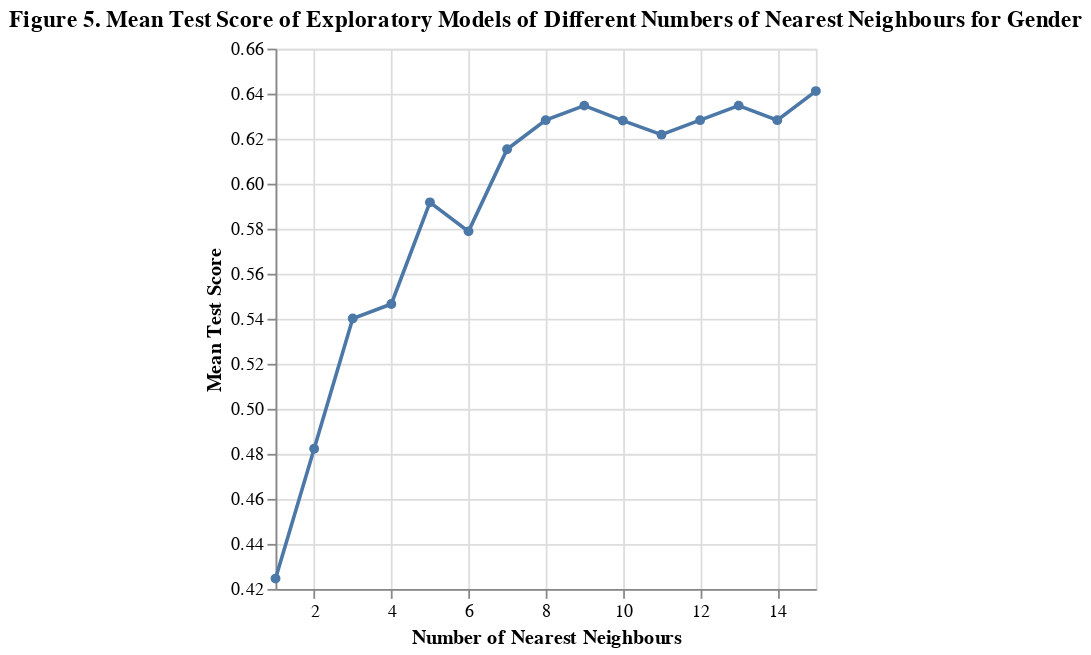
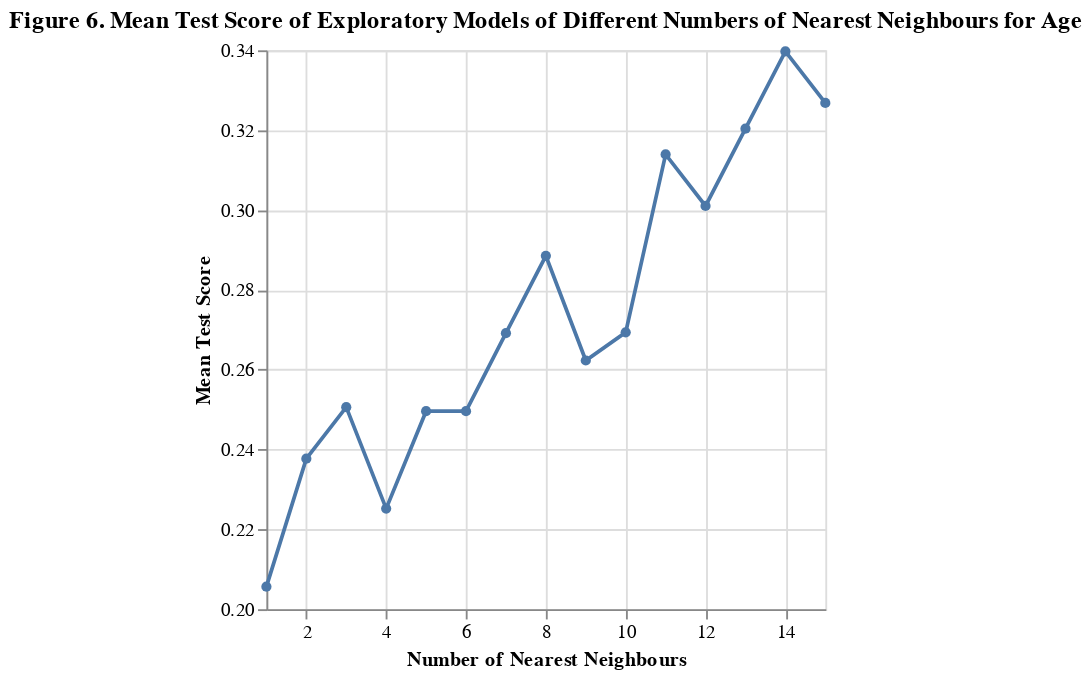
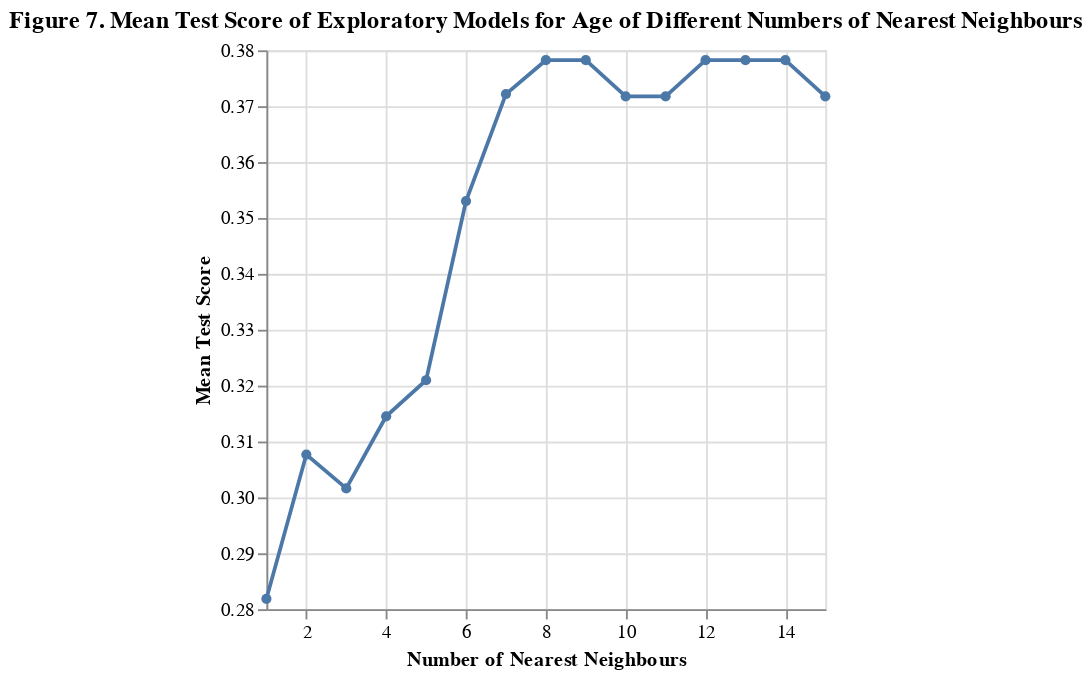

Notebook code cell kept with these figures, in order:
### Markdown cell above
We then split the dataset into training and testing subsets with a test size of 0.2. The training data is used to train the models, and the testing data helps evaluate their performance.
Using the split data, a cross-validation of the model with a different number of nearest neighbours is performed for each variable and a cross-validation plot is created to allow for the optimal number of nearest neighbours to be identified for each attribute. Nearest neighbours from 1 to 15 are tested.

### Code cell
#Splitting the data
X_train, X_test, y_train, y_test = train_test_split(X_scaled, y, test_size=0.2, random_state=1234)

#Creating a dataset with only gender to use for the cross-validation
y_train_gender = y_train[["gender"]]

#Creating the cross-validation model
knn_spec = KNeighborsClassifier()
param_grid = {"n_neighbors": range(1, 16, 1),}
knn_tune_grid = GridSearchCV(knn_spec, param_grid, return_train_score = True, n_jobs = -1, cv = 5, scoring='accuracy',)
knn_train_grid_gender = knn_tune_grid.fit(X_train, y_train_gender)
observer=True
accuracies_grid_gender = pd.DataFrame(knn_train_grid_gender.cv_results_)

#Plotting the mean test score against the number of nearest neighbours for gender
cross_val_plot_gender = alt.Chart(accuracies_grid_gender).mark_line(point=True).encode(x=alt.X('param_n_neighbors').title('Number of Nearest Neighbours').scale(zero=False),y=alt.Y('mean_test_score').title('Mean Test Score').scale(zero=False)).properties(
    title = 'Figure 5. Mean Test Score of Exploratory Models of Different Numbers of Nearest Neighbours for Gender')

#Creating a dataset with only experience to use for the cross-validation
y_train_experience = y_train[["experience"]]

#Creating the cross-validation model
knn_train_grid_experience = knn_tune_grid.fit(X_train, y_train_experience)
accuracies_grid_experience = pd.DataFrame(knn_train_grid_experience.cv_results_)

#Plotting the mean test score against the number of nearest neighbours for gender
cross_val_plot_experience = alt.Chart(accuracies_grid_experience).mark_line(point=True).encode(x=alt.X('param_n_neighbors').title('Number of Nearest Neighbours').scale(zero=False),y=alt.Y('mean_test_score').title('Mean Test Score').scale(zero=False)).properties(
    title = 'Figure 6. Mean Test Score of Exploratory Models of Different Numbers of Nearest Neighbours for Age')


#Creating a dataset with only age to use for the cross-validation
y_train_age = y_train[["age"]]

#Creating the cross-validation model
knn_train_grid_age = knn_tune_grid.fit(X_train, y_train_age)
accuracies_grid_age = pd.DataFrame(knn_train_grid_age.cv_results_)

#Plotting the mean test score against the number of nearest neighbours for gender
cross_val_plot_age = alt.Chart(accuracies_grid_age).mark_line(point=True).encode(x=alt.X('param_n_neighbors').title('Number of Nearest Neighbours').scale(zero=False),y=alt.Y('mean_test_score').title('Mean Test Score').scale(zero=False)).properties(
    title = 'Figure 7. Mean Test Score of Exploratory Models for Age of Different Numbers of Nearest Neighbours')



display(cross_val_plot_gender)
display(cross_val_plot_experience)
display(cross_val_plot_age)

### Figure 1 — Vega-Lite specification as saved in the notebook (floating-point values rounded to 4 significant figures)
{"config": {"view": {"continuousWidth": 300, "continuousHeight": 300}}, "data": {"name": "data-4a300b2d83263dc081478bd0963eea7d"}, "mark": {"type": "line", "point": true}, "encoding": {"x": {"field": "param_n_neighbors", "scale": {"zero": false}, "title": "Number of Nearest Neighbours", "type": "quantitative"}, "y": {"field": "mean_test_score", "scale": {"zero": false}, "title": "Mean Test Score", "type": "quantitative"}}, "title": "Figure 5. Mean Test Score of Exploratory Models of Different Numbers of Nearest Neighbours for Gender", "$schema": "https://vega.github.io/schema/vega-lite/v5.20.1.json", "datasets": {"data-4a300b2d83263dc081478bd0963eea7d": [{"mean_fit_time": 0.001241, "std_fit_time": 8.833e-05, "mean_score_time": 0.004009, "std_score_time": 0.0001931, "param_n_neighbors": 1, "params": {"n_neighbors": 1}, "split0_test_score": 0.1875, "split1_test_score": 0.6129, "split2_test_score": 0.2258, "split3_test_score": 0.5484, "split4_test_score": 0.5484, "mean_test_score": 0.4246, "std_test_score": 0.1799, "rank_test_score": 15, "split0_train_score": 0.5161, "split1_train_score": 0.688, "split2_train_score": 0.328, "split3_train_score": 0.712, "split4_train_score": 0.584, "mean_train_score": 0.5656, "std_train_score": 0.1383}, {"mean_fit_time": 0.001182, "std_fit_time": 1.742e-05, "mean_score_time": 0.00396, "std_score_time": 0.0001076, "param_n_neighbors": 2, "params": {"n_neighbors": 2}, "split0_test_score": 0.25, "split1_test_score": 0.6774, "split2_test_score": 0.4516, "split3_test_score": 0.5484, "split4_test_score": 0.4839, "mean_test_score": 0.4823, "std_test_score": 0.1395, "rank_test_score": 14, "split0_train_score": 0.5242, "split1_train_score": 0.64, "split2_train_score": 0.552, "split3_train_score": 0.664, "split4_train_score": 0.52, "mean_train_score": 0.58, "std_train_score": 0.06026}, {"mean_fit_time": 0.001217, "std_fit_time": 7.799e-05, "mean_score_time": 0.004194, "std_score_time": 0.0004112, "param_n_neighbors": 3, "params": {"n_neighbors": 3}, "split0_test_score": 0.2812, "split1_test_score": 0.7097, "split2_test_score": 0.5484, "split3_test_score": 0.6129, "split4_test_score": 0.5484, "mean_test_score": 0.5401, "std_test_score": 0.1423, "rank_test_score": 13, "split0_train_score": 0.5, "split1_train_score": 0.68, "split2_train_score": 0.576, "split3_train_score": 0.68, "split4_train_score": 0.544, "mean_train_score": 0.596, "std_train_score": 0.07271}, {"mean_fit_time": 0.001168, "std_fit_time": 1.721e-05, "mean_score_time": 0.004063, "std_score_time": 0.0003556, "param_n_neighbors": 4, "params": {"n_neighbors": 4}, "split0_test_score": 0.2812, "split1_test_score": 0.6774, "split2_test_score": 0.5806, "split3_test_score": 0.5484, "split4_test_score": 0.6452, "mean_test_score": 0.5466, "std_test_score": 0.1403, "rank_test_score": 12, "split0_train_score": 0.5242, "split1_train_score": 0.68, "split2_train_score": 0.688, "split3_train_score": 0.688, "split4_train_score": 0.68, "mean_train_score": 0.652, "std_train_score": 0.06402}, {"mean_fit_time": 0.001168, "std_fit_time": 2.693e-05, "mean_score_time": 0.003847, "std_score_time": 2.785e-05, "param_n_neighbors": 5, "params": {"n_neighbors": 5}, "split0_test_score": 0.2812, "split1_test_score": 0.6774, "split2_test_score": 0.6452, "split3_test_score": 0.6774, "split4_test_score": 0.6774, "mean_test_score": 0.5917, "std_test_score": 0.1557, "rank_test_score": 10, "split0_train_score": 0.4919, "split1_train_score": 0.688, "split2_train_score": 0.68, "split3_train_score": 0.688, "split4_train_score": 0.672, "mean_train_score": 0.644, "std_train_score": 0.07626}, {"mean_fit_time": 0.001174, "std_fit_time": 5.024e-05, "mean_score_time": 0.004656, "std_score_time": 0.001621, "param_n_neighbors": 6, "params": {"n_neighbors": 6}, "split0_test_score": 0.2812, "split1_test_score": 0.6774, "split2_test_score": 0.6452, "split3_test_score": 0.6129, "split4_test_score": 0.6774, "mean_test_score": 0.5788, "std_test_score": 0.1507, "rank_test_score": 11, "split0_train_score": 0.5161, "split1_train_score": 0.688, "split2_train_score": 0.672, "split3_train_score": 0.68, "split4_train_score": 0.672, "mean_train_score": 0.6456, "std_train_score": 0.06502}, {"mean_fit_time": 0.001145, "std_fit_time": 8.63e-06, "mean_score_time": 0.004105, "std_score_time": 0.0004662, "param_n_neighbors": 7, "params": {"n_neighbors": 7}, "split0_test_score": 0.625, "split1_test_score": 0.6129, "split2_test_score": 0.5484, "split3_test_score": 0.6129, "split4_test_score": 0.6774, "mean_test_score": 0.6153, "std_test_score": 0.04109, "rank_test_score": 9, "split0_train_score": 0.6855, "split1_train_score": 0.64, "split2_train_score": 0.68, "split3_train_score": 0.664, "split4_train_score": 0.664, "mean_train_score": 0.6667, "std_train_score": 0.01586}, {"mean_fit_time": 0.001126, "std_fit_time": 6.803e-06, "mean_score_time": 0.003804, "std_score_time": 8.009e-05, "param_n_neighbors": 8, "params": {"n_neighbors": 8}, "split0_test_score": 0.625, "split1_test_score": 0.6129, "split2_test_score": 0.6452, "split3_test_score": 0.6129, "split4_test_score": 0.6452, "mean_test_score": 0.6282, "std_test_score": 0.01452, "rank_test_score": 4, "split0_train_score": 0.6855, "split1_train_score": 0.64, "split2_train_score": 0.672, "split3_train_score": 0.656, "split4_train_score": 0.656, "mean_train_score": 0.6619, "std_train_score": 0.01554}, {"mean_fit_time": 0.001117, "std_fit_time": 8.57e-06, "mean_score_time": 0.003756, "std_score_time": 1.04e-05, "param_n_neighbors": 9, "params": {"n_neighbors": 9}, "split0_test_score": 0.625, "split1_test_score": 0.6452, "split2_test_score": 0.6452, "split3_test_score": 0.6129, "split4_test_score": 0.6452, "mean_test_score": 0.6347, "std_test_score": 0.0134, "rank_test_score": 2, "split0_train_score": 0.6774, "split1_train_score": 0.648, "split2_train_score": 0.648, "split3_train_score": 0.64, "split4_train_score": 0.656, "mean_train_score": 0.6539, "std_train_score": 0.01281}, {"mean_fit_time": 0.001118, "std_fit_time": 2.097e-06, "mean_score_time": 0.003779, "std_score_time": 6.642e-05, "param_n_neighbors": 10, "params": {"n_neighbors": 10}, "split0_test_score": 0.6562, "split1_test_score": 0.6452, "split2_test_score": 0.5806, "split3_test_score": 0.6129, "split4_test_score": 0.6452, "mean_test_score": 0.628, "std_test_score": 0.02778, "rank_test_score": 7, "split0_train_score": 0.6452, "split1_train_score": 0.664, "split2_train_score": 0.664, "split3_train_score": 0.64, "split4_train_score": 0.648, "mean_train_score": 0.6522, "std_train_score": 0.009945}, {"mean_fit_time": 0.001118, "std_fit_time": 1.011e-05, "mean_score_time": 0.003742, "std_score_time": 2.003e-05, "param_n_neighbors": 11, "params": {"n_neighbors": 11}, "split0_test_score": 0.625, "split1_test_score": 0.6452, "split2_test_score": 0.6129, "split3_test_score": 0.6129, "split4_test_score": 0.6129, "mean_test_score": 0.6218, "std_test_score": 0.0126, "rank_test_score": 8, "split0_train_score": 0.6532, "split1_train_score": 0.664, "split2_train_score": 0.64, "split3_train_score": 0.64, "split4_train_score": 0.648, "mean_train_score": 0.649, "std_train_score": 0.009009}, {"mean_fit_time": 0.001117, "std_fit_time": 2.863e-06, "mean_score_time": 0.003766, "std_score_time": 8.473e-06, "param_n_neighbors": 12, "params": {"n_neighbors": 12}, "split0_test_score": 0.625, "split1_test_score": 0.6452, "split2_test_score": 0.6129, "split3_test_score": 0.6129, "split4_test_score": 0.6452, "mean_test_score": 0.6282, "std_test_score": 0.01452, "rank_test_score": 4, "split0_train_score": 0.6532, "split1_train_score": 0.648, "split2_train_score": 0.648, "split3_train_score": 0.64, "split4_train_score": 0.648, "mean_train_score": 0.6474, "std_train_score": 0.004237}, {"mean_fit_time": 0.001114, "std_fit_time": 5.014e-06, "mean_score_time": 0.003739, "std_score_time": 1.967e-05, "param_n_neighbors": 13, "params": {"n_neighbors": 13}, "split0_test_score": 0.625, "split1_test_score": 0.6452, "split2_test_score": 0.6129, "split3_test_score": 0.6774, "split4_test_score": 0.6129, "mean_test_score": 0.6347, "std_test_score": 0.02441, "rank_test_score": 2, "split0_train_score": 0.6532, "split1_train_score": 0.648, "split2_train_score": 0.64, "split3_train_score": 0.624, "split4_train_score": 0.64, "mean_train_score": 0.641, "std_train_score": 0.009894}, {"mean_fit_time": 0.001113, "std_fit_time": 5.788e-06, "mean_score_time": 0.003903, "std_score_time": 0.0002646, "param_n_neighbors": 14, "params": {"n_neighbors": 14}, "split0_test_score": 0.625, "split1_test_score": 0.6452, "split2_test_score": 0.6452, "split3_test_score": 0.6129, "split4_test_score": 0.6129, "mean_test_score": 0.6282, "std_test_score": 0.01452, "rank_test_score": 4, "split0_train_score": 0.6532, "split1_train_score": 0.648, "split2_train_score": 0.648, "split3_train_score": 0.616, "split4_train_score": 0.632, "mean_train_score": 0.6394, "std_train_score": 0.01372}, {"mean_fit_time": 0.001128, "std_fit_time": 6.826e-06, "mean_score_time": 0.003992, "std_score_time": 0.0004891, "param_n_neighbors": 15, "params": {"n_neighbors": 15}, "split0_test_score": 0.625, "split1_test_score": 0.6452, "split2_test_score": 0.6452, "split3_test_score": 0.6774, "split4_test_score": 0.6129, "mean_test_score": 0.6411, "std_test_score": 0.02194, "rank_test_score": 1, "split0_train_score": 0.6532, "split1_train_score": 0.648, "split2_train_score": 0.648, "split3_train_score": 0.624, "split4_train_score": 0.64, "mean_train_score": 0.6426, "std_train_score": 0.01024}]}}

### Figure 2 — Vega-Lite specification as saved in the notebook (floating-point values rounded to 4 significant figures)
{"config": {"view": {"continuousWidth": 300, "continuousHeight": 300}}, "data": {"name": "data-bd4019340d35bdab6eff0a42d476dae0"}, "mark": {"type": "line", "point": true}, "encoding": {"x": {"field": "param_n_neighbors", "scale": {"zero": false}, "title": "Number of Nearest Neighbours", "type": "quantitative"}, "y": {"field": "mean_test_score", "scale": {"zero": false}, "title": "Mean Test Score", "type": "quantitative"}}, "title": "Figure 6. Mean Test Score of Exploratory Models of Different Numbers of Nearest Neighbours for Age", "$schema": "https://vega.github.io/schema/vega-lite/v5.20.1.json", "datasets": {"data-bd4019340d35bdab6eff0a42d476dae0": [{"mean_fit_time": 0.001125, "std_fit_time": 7.487e-06, "mean_score_time": 0.003737, "std_score_time": 3.642e-05, "param_n_neighbors": 1, "params": {"n_neighbors": 1}, "split0_test_score": 0.125, "split1_test_score": 0.1935, "split2_test_score": 0.1935, "split3_test_score": 0.1935, "split4_test_score": 0.3226, "mean_test_score": 0.2056, "std_test_score": 0.06421, "rank_test_score": 15, "split0_train_score": 0.4194, "split1_train_score": 0.352, "split2_train_score": 0.448, "split3_train_score": 0.472, "split4_train_score": 0.44, "mean_train_score": 0.4263, "std_train_score": 0.04078}, {"mean_fit_time": 0.001125, "std_fit_time": 6.56e-06, "mean_score_time": 0.003791, "std_score_time": 4.151e-05, "param_n_neighbors": 2, "params": {"n_neighbors": 2}, "split0_test_score": 0.1562, "split1_test_score": 0.2581, "split2_test_score": 0.2903, "split3_test_score": 0.2258, "split4_test_score": 0.2581, "mean_test_score": 0.2377, "std_test_score": 0.04555, "rank_test_score": 13, "split0_train_score": 0.371, "split1_train_score": 0.344, "split2_train_score": 0.4, "split3_train_score": 0.4, "split4_train_score": 0.352, "mean_train_score": 0.3734, "std_train_score": 0.02342}, {"mean_fit_time": 0.001116, "std_fit_time": 6.843e-06, "mean_score_time": 0.003765, "std_score_time": 0.0001068, "param_n_neighbors": 3, "params": {"n_neighbors": 3}, "split0_test_score": 0.1562, "split1_test_score": 0.3226, "split2_test_score": 0.2903, "split3_test_score": 0.2258, "split4_test_score": 0.2581, "mean_test_score": 0.2506, "std_test_score": 0.05715, "rank_test_score": 10, "split0_train_score": 0.3468, "split1_train_score": 0.376, "split2_train_score": 0.384, "split3_train_score": 0.424, "split4_train_score": 0.376, "mean_train_score": 0.3814, "std_train_score": 0.02481}, {"mean_fit_time": 0.001126, "std_fit_time": 5.375e-06, "mean_score_time": 0.003744, "std_score_time": 4.724e-05, "param_n_neighbors": 4, "params": {"n_neighbors": 4}, "split0_test_score": 0.09375, "split1_test_score": 0.3548, "split2_test_score": 0.2258, "split3_test_score": 0.1613, "split4_test_score": 0.2903, "mean_test_score": 0.2252, "std_test_score": 0.0921, "rank_test_score": 14, "split0_train_score": 0.3306, "split1_train_score": 0.368, "split2_train_score": 0.392, "split3_train_score": 0.4, "split4_train_score": 0.36, "mean_train_score": 0.3701, "std_train_score": 0.02464}, {"mean_fit_time": 0.001121, "std_fit_time": 5.791e-06, "mean_score_time": 0.003756, "std_score_time": 3.282e-05, "param_n_neighbors": 5, "params": {"n_neighbors": 5}, "split0_test_score": 0.3125, "split1_test_score": 0.2581, "split2_test_score": 0.2581, "split3_test_score": 0.129, "split4_test_score": 0.2903, "mean_test_score": 0.2496, "std_test_score": 0.06371, "rank_test_score": 11, "split0_train_score": 0.371, "split1_train_score": 0.376, "split2_train_score": 0.416, "split3_train_score": 0.392, "split4_train_score": 0.368, "mean_train_score": 0.3846, "std_train_score": 0.01775}, {"mean_fit_time": 0.001123, "std_fit_time": 1.062e-05, "mean_score_time": 0.003756, "std_score_time": 2.403e-05, "param_n_neighbors": 6, "params": {"n_neighbors": 6}, "split0_test_score": 0.3125, "split1_test_score": 0.2581, "split2_test_score": 0.2581, "split3_test_score": 0.129, "split4_test_score": 0.2903, "mean_test_score": 0.2496, "std_test_score": 0.06371, "rank_test_score": 11, "split0_train_score": 0.371, "split1_train_score": 0.368, "split2_train_score": 0.384, "split3_train_score": 0.4, "split4_train_score": 0.352, "mean_train_score": 0.375, "std_train_score": 0.01613}, {"mean_fit_time": 0.001123, "std_fit_time": 7.426e-06, "mean_score_time": 0.003731, "std_score_time": 1.922e-05, "param_n_neighbors": 7, "params": {"n_neighbors": 7}, "split0_test_score": 0.2812, "split1_test_score": 0.3548, "split2_test_score": 0.2581, "split3_test_score": 0.1613, "split4_test_score": 0.2903, "mean_test_score": 0.2692, "std_test_score": 0.06276, "rank_test_score": 8, "split0_train_score": 0.3468, "split1_train_score": 0.344, "split2_train_score": 0.368, "split3_train_score": 0.408, "split4_train_score": 0.336, "mean_train_score": 0.3606, "std_train_score": 0.02597}, {"mean_fit_time": 0.001129, "std_fit_time": 1.433e-05, "mean_score_time": 0.003847, "std_score_time": 0.0001121, "param_n_neighbors": 8, "params": {"n_neighbors": 8}, "split0_test_score": 0.2812, "split1_test_score": 0.4194, "split2_test_score": 0.2258, "split3_test_score": 0.1613, "split4_test_score": 0.3548, "mean_test_score": 0.2885, "std_test_score": 0.09131, "rank_test_score": 6, "split0_train_score": 0.3629, "split1_train_score": 0.344, "split2_train_score": 0.352, "split3_train_score": 0.384, "split4_train_score": 0.32, "mean_train_score": 0.3526, "std_train_score": 0.02111}, {"mean_fit_time": 0.001118, "std_fit_time": 2.603e-06, "mean_score_time": 0.003775, "std_score_time": 2.605e-05, "param_n_neighbors": 9, "params": {"n_neighbors": 9}, "split0_test_score": 0.3438, "split1_test_score": 0.3226, "split2_test_score": 0.2258, "split3_test_score": 0.129, "split4_test_score": 0.2903, "mean_test_score": 0.2623, "std_test_score": 0.07765, "rank_test_score": 9, "split0_train_score": 0.3629, "split1_train_score": 0.368, "split2_train_score": 0.376, "split3_train_score": 0.384, "split4_train_score": 0.344, "mean_train_score": 0.367, "std_train_score": 0.01354}, {"mean_fit_time": 0.001171, "std_fit_time": 9.916e-05, "mean_score_time": 0.004242, "std_score_time": 0.0006826, "param_n_neighbors": 10, "params": {"n_neighbors": 10}, "split0_test_score": 0.25, "split1_test_score": 0.3871, "split2_test_score": 0.2258, "split3_test_score": 0.1935, "split4_test_score": 0.2903, "mean_test_score": 0.2694, "std_test_score": 0.06681, "rank_test_score": 7, "split0_train_score": 0.3306, "split1_train_score": 0.36, "split2_train_score": 0.36, "split3_train_score": 0.376, "split4_train_score": 0.36, "mean_train_score": 0.3573, "std_train_score": 0.01471}, {"mean_fit_time": 0.001227, "std_fit_time": 6.821e-05, "mean_score_time": 0.004043, "std_score_time": 0.0001725, "param_n_neighbors": 11, "params": {"n_neighbors": 11}, "split0_test_score": 0.3438, "split1_test_score": 0.3871, "split2_test_score": 0.2581, "split3_test_score": 0.3226, "split4_test_score": 0.2581, "mean_test_score": 0.3139, "std_test_score": 0.05012, "rank_test_score": 4, "split0_train_score": 0.3629, "split1_train_score": 0.352, "split2_train_score": 0.368, "split3_train_score": 0.368, "split4_train_score": 0.344, "mean_train_score": 0.359, "std_train_score": 0.0095}, {"mean_fit_time": 0.001197, "std_fit_time": 7.535e-05, "mean_score_time": 0.003878, "std_score_time": 7.479e-05, "param_n_neighbors": 12, "params": {"n_neighbors": 12}, "split0_test_score": 0.3438, "split1_test_score": 0.3548, "split2_test_score": 0.3226, "split3_test_score": 0.1935, "split4_test_score": 0.2903, "mean_test_score": 0.301, "std_test_score": 0.05805, "rank_test_score": 5, "split0_train_score": 0.371, "split1_train_score": 0.352, "split2_train_score": 0.36, "split3_train_score": 0.384, "split4_train_score": 0.352, "mean_train_score": 0.3638, "std_train_score": 0.01227}, {"mean_fit_time": 0.001151, "std_fit_time": 4.298e-05, "mean_score_time": 0.003828, "std_score_time": 5.437e-05, "param_n_neighbors": 13, "params": {"n_neighbors": 13}, "split0_test_score": 0.3438, "split1_test_score": 0.3548, "split2_test_score": 0.3548, "split3_test_score": 0.2581, "split4_test_score": 0.2903, "mean_test_score": 0.3204, "std_test_score": 0.03926, "rank_test_score": 3, "split0_train_score": 0.3629, "split1_train_score": 0.36, "split2_train_score": 0.344, "split3_train_score": 0.352, "split4_train_score": 0.328, "mean_train_score": 0.3494, "std_train_score": 0.01256}, {"mean_fit_time": 0.001177, "std_fit_time": 6.219e-05, "mean_score_time": 0.004355, "std_score_time": 0.0008867, "param_n_neighbors": 14, "params": {"n_neighbors": 14}, "split0_test_score": 0.3438, "split1_test_score": 0.3548, "split2_test_score": 0.2903, "split3_test_score": 0.3871, "split4_test_score": 0.3226, "mean_test_score": 0.3397, "std_test_score": 0.03232, "rank_test_score": 1, "split0_train_score": 0.3629, "split1_train_score": 0.352, "split2_train_score": 0.368, "split3_train_score": 0.36, "split4_train_score": 0.344, "mean_train_score": 0.3574, "std_train_score": 0.008463}, {"mean_fit_time": 0.001141, "std_fit_time": 3.782e-06, "mean_score_time": 0.003875, "std_score_time": 2.569e-05, "param_n_neighbors": 15, "params": {"n_neighbors": 15}, "split0_test_score": 0.3438, "split1_test_score": 0.3226, "split2_test_score": 0.2903, "split3_test_score": 0.3226, "split4_test_score": 0.3548, "mean_test_score": 0.3268, "std_test_score": 0.02209, "rank_test_score": 2, "split0_train_score": 0.371, "split1_train_score": 0.368, "split2_train_score": 0.368, "split3_train_score": 0.376, "split4_train_score": 0.352, "mean_train_score": 0.367, "std_train_score": 0.008047}]}}

### Figure 3 — Vega-Lite specification as saved in the notebook (floating-point values rounded to 4 significant figures)
{"config": {"view": {"continuousWidth": 300, "continuousHeight": 300}}, "data": {"name": "data-d030afe89a01df86e67825d3e3732a29"}, "mark": {"type": "line", "point": true}, "encoding": {"x": {"field": "param_n_neighbors", "scale": {"zero": false}, "title": "Number of Nearest Neighbours", "type": "quantitative"}, "y": {"field": "mean_test_score", "scale": {"zero": false}, "title": "Mean Test Score", "type": "quantitative"}}, "title": "Figure 7. Mean Test Score of Exploratory Models for Age of Different Numbers of Nearest Neighbours", "$schema": "https://vega.github.io/schema/vega-lite/v5.20.1.json", "datasets": {"data-d030afe89a01df86e67825d3e3732a29": [{"mean_fit_time": 0.001138, "std_fit_time": 6.456e-06, "mean_score_time": 0.00395, "std_score_time": 0.0003119, "param_n_neighbors": 1, "params": {"n_neighbors": 1}, "split0_test_score": 0.3125, "split1_test_score": 0.2581, "split2_test_score": 0.1935, "split3_test_score": 0.3226, "split4_test_score": 0.3226, "mean_test_score": 0.2819, "std_test_score": 0.05024, "rank_test_score": 15, "split0_train_score": 0.5242, "split1_train_score": 0.456, "split2_train_score": 0.264, "split3_train_score": 0.512, "split4_train_score": 0.512, "mean_train_score": 0.4536, "std_train_score": 0.09773}, {"mean_fit_time": 0.001126, "std_fit_time": 2.167e-06, "mean_score_time": 0.003844, "std_score_time": 1.922e-05, "param_n_neighbors": 2, "params": {"n_neighbors": 2}, "split0_test_score": 0.3125, "split1_test_score": 0.2581, "split2_test_score": 0.3871, "split3_test_score": 0.3226, "split4_test_score": 0.2581, "mean_test_score": 0.3077, "std_test_score": 0.04791, "rank_test_score": 13, "split0_train_score": 0.4758, "split1_train_score": 0.392, "split2_train_score": 0.44, "split3_train_score": 0.472, "split4_train_score": 0.464, "mean_train_score": 0.4488, "std_train_score": 0.03099}, {"mean_fit_time": 0.001142, "std_fit_time": 1.032e-05, "mean_score_time": 0.00405, "std_score_time": 0.0002298, "param_n_neighbors": 3, "params": {"n_neighbors": 3}, "split0_test_score": 0.25, "split1_test_score": 0.2903, "split2_test_score": 0.3871, "split3_test_score": 0.3226, "split4_test_score": 0.2581, "mean_test_score": 0.3016, "std_test_score": 0.04987, "rank_test_score": 14, "split0_train_score": 0.4274, "split1_train_score": 0.368, "split2_train_score": 0.416, "split3_train_score": 0.44, "split4_train_score": 0.432, "mean_train_score": 0.4167, "std_train_score": 0.02555}, {"mean_fit_time": 0.001144, "std_fit_time": 4.621e-06, "mean_score_time": 0.003883, "std_score_time": 7.043e-05, "param_n_neighbors": 4, "params": {"n_neighbors": 4}, "split0_test_score": 0.25, "split1_test_score": 0.3548, "split2_test_score": 0.3871, "split3_test_score": 0.3226, "split4_test_score": 0.2581, "mean_test_score": 0.3145, "std_test_score": 0.05349, "rank_test_score": 12, "split0_train_score": 0.4113, "split1_train_score": 0.376, "split2_train_score": 0.384, "split3_train_score": 0.44, "split4_train_score": 0.44, "mean_train_score": 0.4103, "std_train_score": 0.02696}, {"mean_fit_time": 0.001156, "std_fit_time": 2.059e-05, "mean_score_time": 0.003826, "std_score_time": 2.265e-05, "param_n_neighbors": 5, "params": {"n_neighbors": 5}, "split0_test_score": 0.25, "split1_test_score": 0.3548, "split2_test_score": 0.3548, "split3_test_score": 0.3226, "split4_test_score": 0.3226, "mean_test_score": 0.321, "std_test_score": 0.0383, "rank_test_score": 11, "split0_train_score": 0.4113, "split1_train_score": 0.384, "split2_train_score": 0.376, "split3_train_score": 0.424, "split4_train_score": 0.448, "mean_train_score": 0.4087, "std_train_score": 0.02632}, {"mean_fit_time": 0.001167, "std_fit_time": 5.752e-05, "mean_score_time": 0.003844, "std_score_time": 6.471e-05, "param_n_neighbors": 6, "params": {"n_neighbors": 6}, "split0_test_score": 0.2812, "split1_test_score": 0.4194, "split2_test_score": 0.3871, "split3_test_score": 0.3226, "split4_test_score": 0.3548, "mean_test_score": 0.353, "std_test_score": 0.04825, "rank_test_score": 10, "split0_train_score": 0.4274, "split1_train_score": 0.376, "split2_train_score": 0.384, "split3_train_score": 0.424, "split4_train_score": 0.408, "mean_train_score": 0.4039, "std_train_score": 0.02073}, {"mean_fit_time": 0.00114, "std_fit_time": 3.245e-05, "mean_score_time": 0.005013, "std_score_time": 0.002476, "param_n_neighbors": 7, "params": {"n_neighbors": 7}, "split0_test_score": 0.3125, "split1_test_score": 0.4194, "split2_test_score": 0.4194, "split3_test_score": 0.3548, "split4_test_score": 0.3548, "mean_test_score": 0.3722, "std_test_score": 0.04151, "rank_test_score": 6, "split0_train_score": 0.4355, "split1_train_score": 0.384, "split2_train_score": 0.392, "split3_train_score": 0.4, "split4_train_score": 0.392, "mean_train_score": 0.4007, "std_train_score": 0.01811}, {"mean_fit_time": 0.001127, "std_fit_time": 1.3e-05, "mean_score_time": 0.003793, "std_score_time": 8.227e-05, "param_n_neighbors": 8, "params": {"n_neighbors": 8}, "split0_test_score": 0.375, "split1_test_score": 0.4194, "split2_test_score": 0.3871, "split3_test_score": 0.3548, "split4_test_score": 0.3548, "mean_test_score": 0.3782, "std_test_score": 0.02398, "rank_test_score": 1, "split0_train_score": 0.3952, "split1_train_score": 0.384, "split2_train_score": 0.384, "split3_train_score": 0.4, "split4_train_score": 0.392, "mean_train_score": 0.391, "std_train_score": 0.006282}, {"mean_fit_time": 0.001119, "std_fit_time": 3.996e-06, "mean_score_time": 0.003824, "std_score_time": 4.184e-05, "param_n_neighbors": 9, "params": {"n_neighbors": 9}, "split0_test_score": 0.375, "split1_test_score": 0.4194, "split2_test_score": 0.3871, "split3_test_score": 0.3548, "split4_test_score": 0.3548, "mean_test_score": 0.3782, "std_test_score": 0.02398, "rank_test_score": 1, "split0_train_score": 0.3952, "split1_train_score": 0.384, "split2_train_score": 0.392, "split3_train_score": 0.4, "split4_train_score": 0.408, "mean_train_score": 0.3958, "std_train_score": 0.008007}, {"mean_fit_time": 0.00112, "std_fit_time": 4.542e-06, "mean_score_time": 0.003766, "std_score_time": 1.867e-05, "param_n_neighbors": 10, "params": {"n_neighbors": 10}, "split0_test_score": 0.375, "split1_test_score": 0.4194, "split2_test_score": 0.3548, "split3_test_score": 0.3548, "split4_test_score": 0.3548, "mean_test_score": 0.3718, "std_test_score": 0.02504, "rank_test_score": 7, "split0_train_score": 0.3871, "split1_train_score": 0.384, "split2_train_score": 0.368, "split3_train_score": 0.392, "split4_train_score": 0.4, "mean_train_score": 0.3862, "std_train_score": 0.01059}, {"mean_fit_time": 0.001188, "std_fit_time": 9.935e-05, "mean_score_time": 0.003991, "std_score_time": 0.0001756, "param_n_neighbors": 11, "params": {"n_neighbors": 11}, "split0_test_score": 0.375, "split1_test_score": 0.4194, "split2_test_score": 0.3548, "split3_test_score": 0.3548, "split4_test_score": 0.3548, "mean_test_score": 0.3718, "std_test_score": 0.02504, "rank_test_score": 7, "split0_train_score": 0.3871, "split1_train_score": 0.384, "split2_train_score": 0.376, "split3_train_score": 0.392, "split4_train_score": 0.4, "mean_train_score": 0.3878, "std_train_score": 0.008008}, {"mean_fit_time": 0.001129, "std_fit_time": 4.678e-06, "mean_score_time": 0.003774, "std_score_time": 1.945e-05, "param_n_neighbors": 12, "params": {"n_neighbors": 12}, "split0_test_score": 0.375, "split1_test_score": 0.4194, "split2_test_score": 0.3871, "split3_test_score": 0.3548, "split4_test_score": 0.3548, "mean_test_score": 0.3782, "std_test_score": 0.02398, "rank_test_score": 1, "split0_train_score": 0.3952, "split1_train_score": 0.384, "split2_train_score": 0.368, "split3_train_score": 0.4, "split4_train_score": 0.4, "mean_train_score": 0.3894, "std_train_score": 0.01221}, {"mean_fit_time": 0.001127, "std_fit_time": 2.657e-06, "mean_score_time": 0.003757, "std_score_time": 1.828e-05, "param_n_neighbors": 13, "params": {"n_neighbors": 13}, "split0_test_score": 0.375, "split1_test_score": 0.3871, "split2_test_score": 0.4194, "split3_test_score": 0.3548, "split4_test_score": 0.3548, "mean_test_score": 0.3782, "std_test_score": 0.02398, "rank_test_score": 4, "split0_train_score": 0.3952, "split1_train_score": 0.376, "split2_train_score": 0.368, "split3_train_score": 0.4, "split4_train_score": 0.4, "mean_train_score": 0.3878, "std_train_score": 0.01329}, {"mean_fit_time": 0.001131, "std_fit_time": 4.705e-06, "mean_score_time": 0.003803, "std_score_time": 8.109e-05, "param_n_neighbors": 14, "params": {"n_neighbors": 14}, "split0_test_score": 0.375, "split1_test_score": 0.3871, "split2_test_score": 0.4194, "split3_test_score": 0.3548, "split4_test_score": 0.3548, "mean_test_score": 0.3782, "std_test_score": 0.02398, "rank_test_score": 4, "split0_train_score": 0.3952, "split1_train_score": 0.376, "split2_train_score": 0.36, "split3_train_score": 0.4, "split4_train_score": 0.4, "mean_train_score": 0.3862, "std_train_score": 0.01582}, {"mean_fit_time": 0.001144, "std_fit_time": 4.018e-05, "mean_score_time": 0.00384, "std_score_time": 6.988e-05, "param_n_neighbors": 15, "params": {"n_neighbors": 15}, "split0_test_score": 0.375, "split1_test_score": 0.3871, "split2_test_score": 0.3871, "split3_test_score": 0.3548, "split4_test_score": 0.3548, "mean_test_score": 0.3718, "std_test_score": 0.01452, "rank_test_score": 9, "split0_train_score": 0.3952, "split1_train_score": 0.376, "split2_train_score": 0.368, "split3_train_score": 0.4, "split4_train_score": 0.4, "mean_train_score": 0.3878, "std_train_score": 0.01329}]}}
